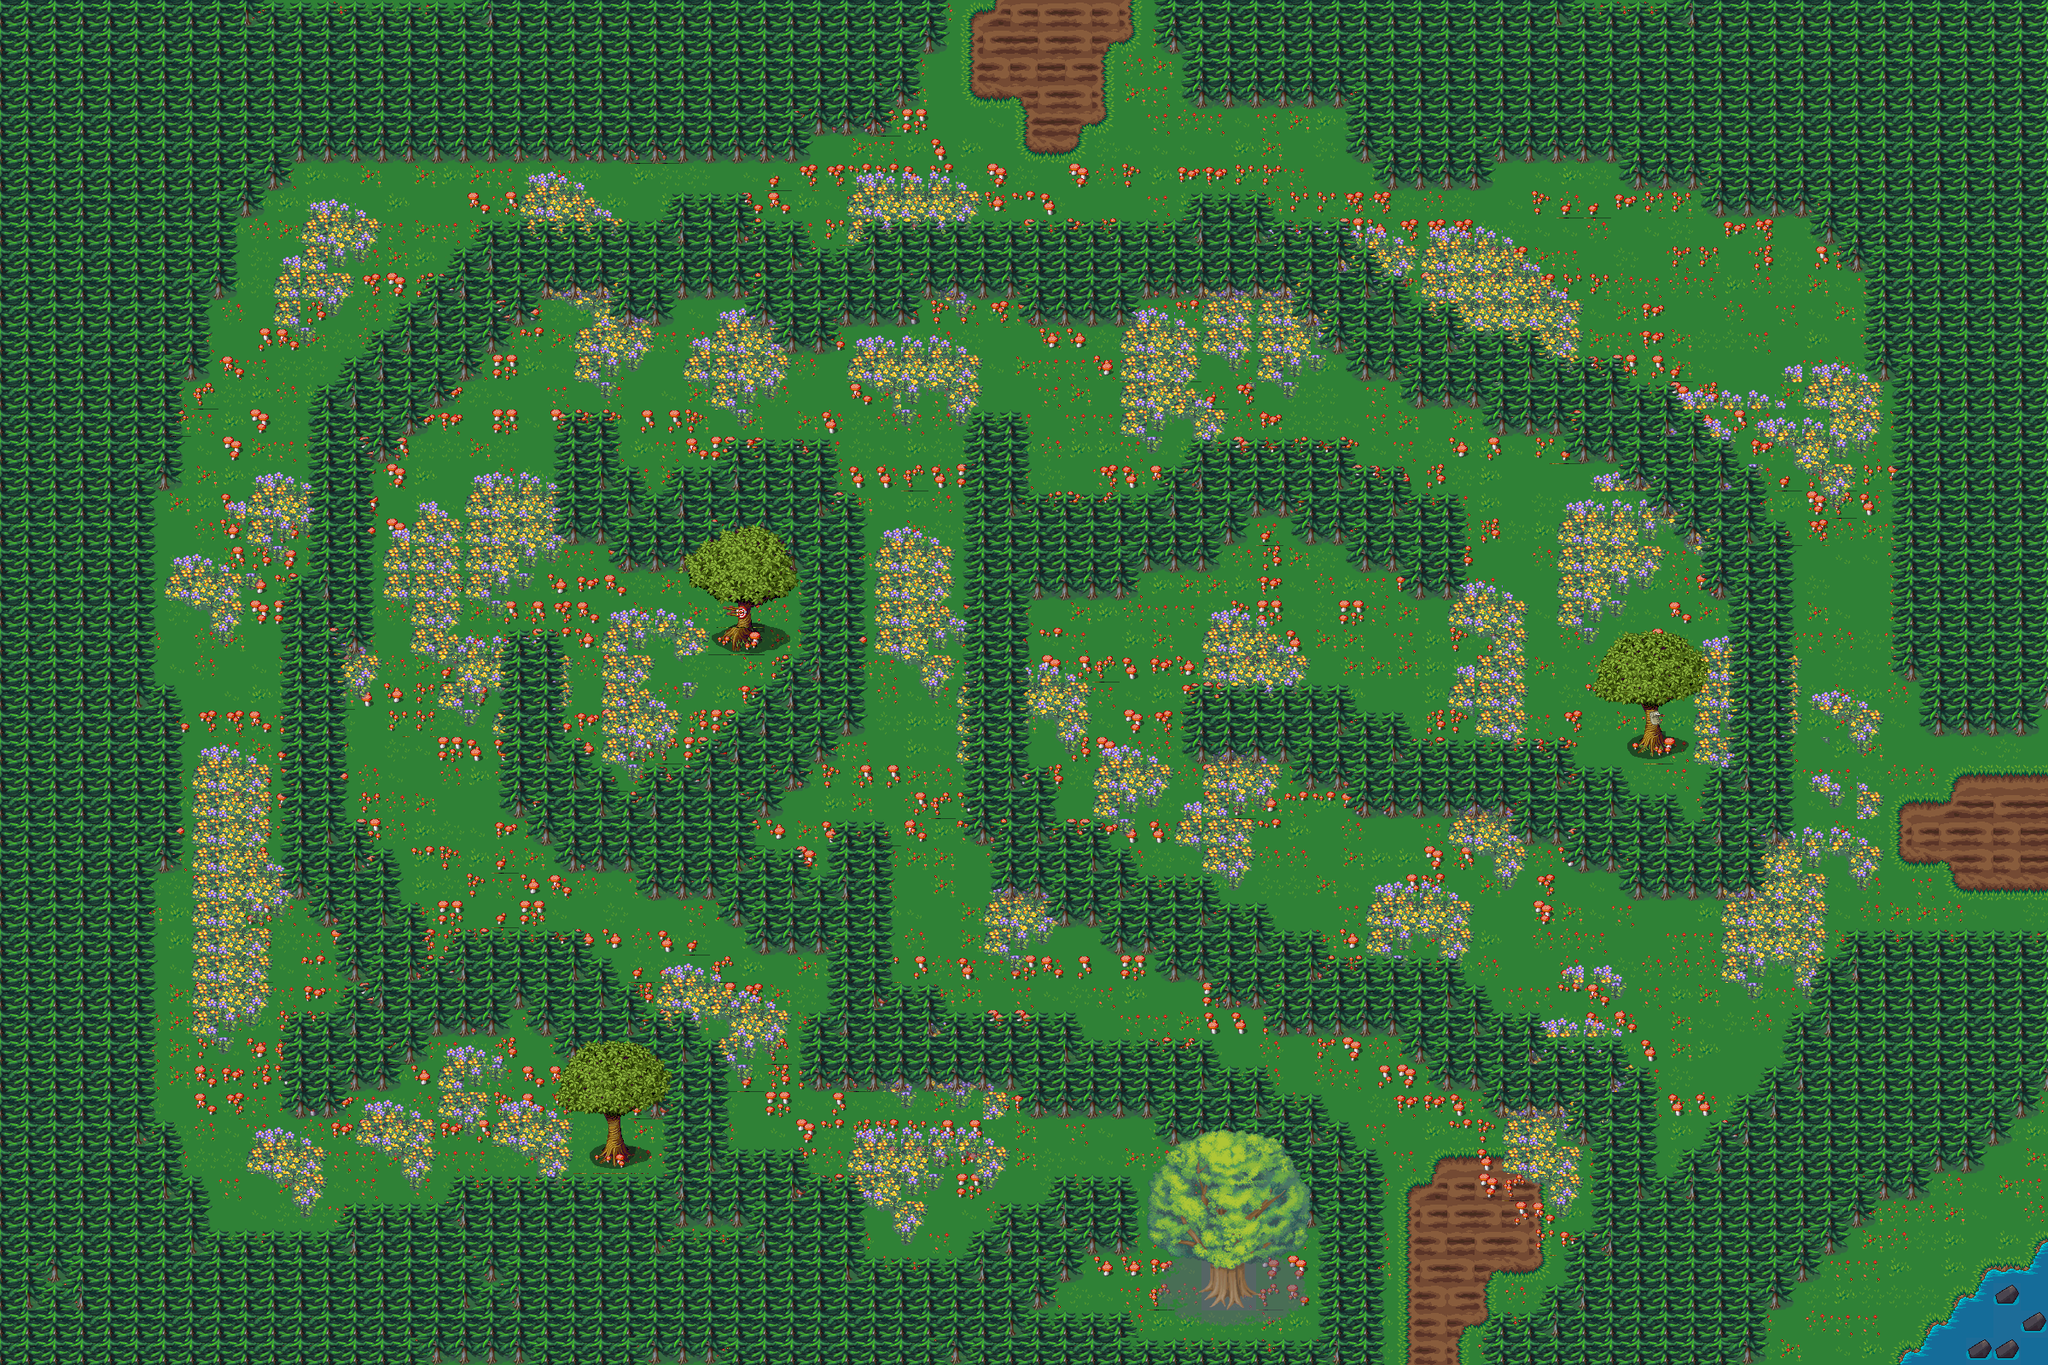

Rendered tile map (Tiled .tmx) drawn with the repository's tilesets; below, a short description and the map source with its tile grids summarised:
An orthogonal 75x50 tile map with 32x32 px tiles, 7 tile layers (Ground, Mush, Shadow, Trees, ...), 9 tilesets and 7 objects.

<map version="1.0" orientation="orthogonal" renderorder="right-down" width="75" height="50" tilewidth="32" tileheight="32" nextobjectid="8">
 <tileset firstgid="1" name="PlantComp" tilewidth="32" tileheight="32">
  <image source="../Tilesets/PlantComp.png" width="512" height="512" />
  <terraintypes>
   <terrain name="Trees" tile="-1" />
   <terrain name="Flowers" tile="-1" />
  </terraintypes>
  <tile id="76" terrain=",,,1" />
  <tile id="77" terrain=",,1," />
  <tile id="92" terrain=",1,,1" />
  <tile id="93" terrain="1,,1,1" />
  <tile id="94" terrain=",,1,1" />
  <tile id="96" terrain=",,,0" />
  <tile id="97" terrain=",,0," />
  <tile id="98" terrain="0,0,0," />
  <tile id="99" terrain="0,0,,0" />
  <tile id="108" terrain="1,1,,1" />
  <tile id="109" terrain="1,1,1,1" />
  <tile id="110" terrain="1,,1," />
  <tile id="112" terrain=",0,," />
  <tile id="113" terrain="0,,," />
  <tile id="114" terrain="0,,0,0" />
  <tile id="115" terrain=",0,0,0" />
  <tile id="124" terrain=",1,," />
  <tile id="125" terrain="1,1,1," />
  <tile id="126" terrain="1,,," />
  <tile id="128" terrain="0,0,0,0" />
  <tile id="129" terrain="0,0,0,0" />
  <tile id="130" terrain=",,0,0" />
  <tile id="144" terrain=",0,,0" />
  <tile id="145" terrain="0,,0," />
  <tile id="146" terrain="0,0,," />
 </tileset>
 <tileset firstgid="257" name="terrain" tilewidth="32" tileheight="32">
  <image source="../Tilesets/terrain.png" width="672" height="736" />
  <terraintypes>
   <terrain name="Grass/dirt" tile="-1" />
   <terrain name="Dirt/grass" tile="-1" />
  </terraintypes>
  <tile id="145" terrain="1,1,1,0" />
  <tile id="146" terrain="1,1,0,1" />
  <tile id="166" terrain="1,0,1,1" />
  <tile id="167" terrain="0,1,1,1" />
  <tile id="186" terrain="0,0,0,1" />
  <tile id="187" terrain="0,0,1,1" />
  <tile id="188" terrain="0,0,1,0" />
  <tile id="190" terrain="0,0,0,0" />
  <tile id="193" terrain="0,0,0,0" />
  <tile id="207" terrain="0,1,0,1" />
  <tile id="208" terrain="1,1,1,1" />
  <tile id="209" terrain="1,0,1,0" />
  <tile id="228" terrain="0,1,0,0" />
  <tile id="229" terrain="1,1,0,0" />
  <tile id="230" terrain="1,0,0,0" />
  <tile id="231" terrain="0,0,0,0" />
  <tile id="232" terrain="0,0,0,0" />
  <tile id="233" terrain="0,0,0,0" />
  <tile id="234" terrain="0,0,0,0" />
  <tile id="235" terrain="0,0,0,0" />
  <tile id="236" terrain="0,0,0,0" />
  <tile id="250" terrain="1,1,1,1" />
  <tile id="251" terrain="1,1,1,1" />
 </tileset>
 <tileset firstgid="740" name="terrain_atlas" tilewidth="32" tileheight="32">
  <image source="../Tilesets/terrain_atlas.png" width="1024" height="1024" />
  <terraintypes>
   <terrain name="Grass/water" tile="-1" />
   <terrain name="Water/grass" tile="-1" />
  </terraintypes>
  <tile id="181" terrain="0,0,0,0" />
  <tile id="182" terrain="0,0,0,0" />
  <tile id="183" terrain="0,0,0,0" />
  <tile id="294" terrain="0,0,0,0" />
  <tile id="295" terrain="1,1,1,0" />
  <tile id="296" terrain="1,1,0,1" />
  <tile id="310" terrain="0,0,0,0" />
  <tile id="326" terrain="0,0,0,0" />
  <tile id="327" terrain="1,0,1,1" />
  <tile id="328" terrain="0,1,1,1" />
  <tile id="358" terrain="0,0,0,1" />
  <tile id="359" terrain="0,0,1,1" />
  <tile id="360" terrain="0,0,1,0" />
  <tile id="390" terrain="0,1,0,1" />
  <tile id="391" terrain="1,1,1,1" />
  <tile id="392" terrain="1,0,1,0" />
  <tile id="394" terrain="1,1,1,1" />
  <tile id="422" terrain="0,1,0,0" />
  <tile id="423" terrain="1,1,0,0" />
  <tile id="424" terrain="1,0,0,0" />
  <tile id="454" terrain="1,1,1,1" />
  <tile id="455" terrain="1,1,1,1" />
  <tile id="456" terrain="1,1,1,1" />
 </tileset>
 <tileset firstgid="1764" name="terrainlight" tilewidth="32" tileheight="32">
  <image source="../Tilesets/terrainlight.png" width="672" height="736" />
 </tileset>
 <tileset firstgid="2247" name="terrainlighter" tilewidth="32" tileheight="32">
  <image source="../Tilesets/terrainlighter.png" width="672" height="736" />
 </tileset>
 <tileset firstgid="2730" name="HighContrastGrass" tilewidth="32" tileheight="32">
  <image source="../Tilesets/HighContrastGrass.png" width="192" height="256" />
 </tileset>
 <tileset firstgid="2778" name="Inq XP MT - Dirt" tilewidth="32" tileheight="32">
  <image source="../Tilesets/Inq XP MT - Dirt.png" width="96" height="128" />
 </tileset>
 <tileset firstgid="2790" name="Inq XP MT - Long Grass2" tilewidth="32" tileheight="32">
  <image source="../Tilesets/Inq XP MT - Long Grass2.png" width="96" height="128" />
 </tileset>
 <tileset firstgid="2802" name="Inq XP MT- Medieval Town3" tilewidth="32" tileheight="32">
  <image source="../Tilesets/Inq XP MT- Medieval Town3.png" width="256" height="4415" />
 </tileset>
 <layer name="Ground" width="75" height="50">
  <data>[3750 cells, 3750 non-empty, 33 distinct tile ids]</data>
 </layer>
 <layer name="Mush" width="75" height="50">
  <data>[3750 cells, 690 non-empty, 14 distinct tile ids]</data>
 </layer>
 <layer name="Shadow" width="75" height="50">
  <data>[3750 cells, 839 non-empty, 35 distinct tile ids]</data>
 </layer>
 <layer name="Trees" width="75" height="50">
  <data>[3750 cells, 2237 non-empty, 22 distinct tile ids]</data>
 </layer>
 <objectgroup name="Collision">
  <object id="1" x="1113" y="8">
   <polyline points="0,0 -2,52 -38,61 -37,112 -68,119 -69,152 -166,146 -167,188 -775,180 -774,210 -810,217 -809,247 -841,249 -837,341 -870,343 -872,433 -903,435 -903,566 -932,566 -933,789 -903,791 -897,1009 -930,1014 -932,1303 -906,1302 -898,1370 -870,1370 -868,1430 -720,1435 -711,1400 -593,1399 -586,1371 -342,1366 -333,1293 -372,1302 -508,1179 -527,1209 -610,1203 -608,1236 -662,1274 -703,1269 -707,1300 -790,1300 -784,1174 -715,1181 -730,1082 -784,1025 -788,678 -757,659 -753,457 -545,249 -337,252 -327,211 -238,211 -230,245 -170,247 -164,281 -114,278 -94,245 272,249 283,215 370,215 382,249 469,245 479,272 625,380 697,374 703,409 783,407 795,442 843,440 949,540 956,598 983,600 987,970 956,983 958,1040 797,1045 642,948 476,946 386,886 277,881 280,792 466,796 483,824 527,821 545,863 721,855 740,891 782,887 798,920 840,920 866,955 883,950 891,891 908,888 912,689 884,695 876,628 845,629 780,537 713,529 711,502 630,503 623,466 529,475 526,433 474,439 390,339 226,344 225,371 90,374 83,344 -32,340 -36,366 -134,376 -135,401 -201,406 -245,345 -322,345 -323,370 -401,371 -400,339 -478,349 -674,539 -675,754 -704,758 -704,936 -650,998 -647,1045 -617,1047 -615,1079 -435,1077 -260,1227 -260,1339 -181,1339 -165,1369 -112,1368 -96,1401 -100,1462 20,1462 24,1435 65,1396 115,1398 122,1369 219,1370 216,1458 158,1460 120,1521 205,1522 221,1552 427,1554 433,1435 303,1334 251,1334 240,1301 95,1298 92,1269 -175,1263 -173,1182 -144,1176 -138,1102 -229,1115 -289,1046 -375,1051 -369,1010 -461,1010 -530,942 -521,729 -452,732 -450,848 -379,912 -357,887 -307,884 -187,756 -185,662 -385,657 -463,619 -458,479 -389,474 -389,528 -339,568 -328,539 -278,530 -263,499 -134,508 -132,559 -98,586 -96,851 -226,953 -224,984 -175,981 -146,1024 -134,952 -76,956 -66,1138 -15,1140 -7,1175 146,1172 157,1208 305,1205 319,1243 371,1239 389,1272 435,1274 511,1361 509,1588" />
  </object>
  <object id="2" x="1474" y="1520">
   <polyline points="0,0 -18,-26 -58,-22 -71,-9 -55,10 -23,12 2,-4" />
  </object>
  <object id="3" x="745" y="1348">
   <polyline points="0,0 -14,-7 -42,-10 -52,4 -36,15 -12,18 1,1" />
  </object>
  <object id="4" x="832" y="749">
   <polyline points="0,0 25,17 49,17 63,4 50,-14 20,-16 0,-1" />
  </object>
  </objectgroup>
 <layer name="Collision" width="75" height="50">
  <data>[3750 cells, 4 non-empty, 4 distinct tile ids]</data>
 </layer>
 <layer name="Above" width="75" height="50">
  <data>[3750 cells, 93 non-empty, 68 distinct tile ids]</data>
 </layer>
 <layer name="Top" width="75" height="50">
  <data>[3750 cells, 3 non-empty, 3 distinct tile ids]</data>
 </layer>
</map>
<!-- 3 of 7 objects omitted -->
